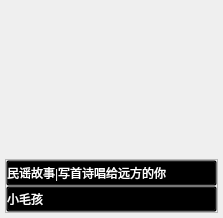
<?xml version="1.0" encoding="UTF-8"?>
<ui version="4.0">
 <class>TagsItem</class>
 <widget class="QWidget" name="TagsItem">
  <property name="geometry">
   <rect>
    <x>0</x>
    <y>0</y>
    <width>223</width>
    <height>218</height>
   </rect>
  </property>
  <property name="windowTitle">
   <string>Form</string>
  </property>
  <layout class="QVBoxLayout" name="verticalLayout_4">
   <property name="spacing">
    <number>0</number>
   </property>
   <property name="leftMargin">
    <number>5</number>
   </property>
   <property name="topMargin">
    <number>5</number>
   </property>
   <property name="rightMargin">
    <number>5</number>
   </property>
   <property name="bottomMargin">
    <number>5</number>
   </property>
   <item>
    <layout class="QVBoxLayout" name="verticalLayout_3" stretch="3,1">
     <property name="spacing">
      <number>0</number>
     </property>
     <item>
      <widget class="QLabel" name="label_head">
       <property name="minimumSize">
        <size>
         <width>150</width>
         <height>150</height>
        </size>
       </property>
       <property name="styleSheet">
        <string notr="true">#label_head
{
border-radius: 75px;
}</string>
       </property>
       <property name="text">
        <string/>
       </property>
      </widget>
     </item>
     <item>
      <widget class="QFrame" name="frame">
       <property name="frameShape">
        <enum>QFrame::StyledPanel</enum>
       </property>
       <property name="frameShadow">
        <enum>QFrame::Raised</enum>
       </property>
       <layout class="QVBoxLayout" name="verticalLayout_2">
        <property name="spacing">
         <number>0</number>
        </property>
        <property name="leftMargin">
         <number>0</number>
        </property>
        <property name="topMargin">
         <number>0</number>
        </property>
        <property name="rightMargin">
         <number>0</number>
        </property>
        <property name="bottomMargin">
         <number>0</number>
        </property>
        <item>
         <layout class="QVBoxLayout" name="verticalLayout">
          <property name="spacing">
           <number>0</number>
          </property>
          <item>
           <widget class="QPushButton" name="pushButton_tags">
            <property name="minimumSize">
             <size>
              <width>0</width>
              <height>26</height>
             </size>
            </property>
            <property name="styleSheet">
             <string notr="true">QPushButton
{
text-align:left;
color: white;
background-color: transparent;
font: 75 11pt &quot;Microsoft YaHei UI&quot;;
}

QPushButton:hover
{
color: #46a0ef;
}</string>
            </property>
            <property name="text">
             <string>民谣故事|写首诗唱给远方的你</string>
            </property>
           </widget>
          </item>
          <item>
           <widget class="QPushButton" name="pushButton_mark">
            <property name="minimumSize">
             <size>
              <width>0</width>
              <height>26</height>
             </size>
            </property>
            <property name="styleSheet">
             <string notr="true">QPushButton
{
text-align:left;
color: white;
background-color: transparent;
font: 75 10pt &quot;Microsoft YaHei UI&quot;;
}

QPushButton:hover
{
color: #46a0ef;
font: 75 11pt &quot;Microsoft YaHei UI&quot;;
}</string>
            </property>
            <property name="text">
             <string>小毛孩</string>
            </property>
           </widget>
          </item>
         </layout>
        </item>
       </layout>
      </widget>
     </item>
    </layout>
   </item>
  </layout>
 </widget>
 <resources/>
 <connections/>
</ui>
